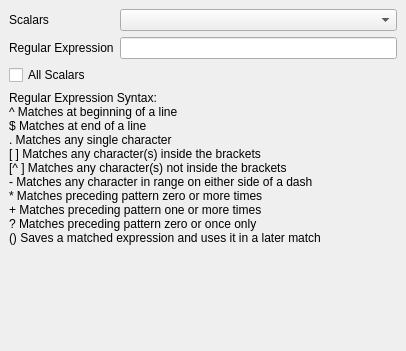
<ui version="4.0" >
 <class>Form</class>
 <widget class="QWidget" name="Form" >
  <property name="geometry" >
   <rect>
    <x>0</x>
    <y>0</y>
    <width>406</width>
    <height>351</height>
   </rect>
  </property>
  <property name="windowTitle" >
   <string>Form</string>
  </property>
  <layout class="QGridLayout" >
   <property name="margin" >
    <number>9</number>
   </property>
   <property name="spacing" >
    <number>6</number>
   </property>
   <item row="9" column="0" colspan="2" >
    <spacer>
     <property name="orientation" >
      <enum>Qt::Vertical</enum>
     </property>
     <property name="sizeHint" >
      <size>
       <width>20</width>
       <height>40</height>
      </size>
     </property>
    </spacer>
   </item>
   <item row="1" column="1" >
    <widget class="QLineEdit" name="Regex" />
   </item>
   <item rowspan="5" row="2" column="0" colspan="2" >
    <widget class="QCheckBox" name="AllScalars" >
     <property name="text" >
      <string>All Scalars</string>
     </property>
    </widget>
   </item>
   <item row="1" column="0" >
    <widget class="QLabel" name="label" >
     <property name="text" >
      <string>Regular Expression</string>
     </property>
    </widget>
   </item>
   <item row="0" column="1" >
    <widget class="QComboBox" name="SelectInputScalars" />
   </item>
   <item row="0" column="0" >
    <widget class="QLabel" name="label_2" >
     <property name="text" >
      <string>Scalars</string>
     </property>
    </widget>
   </item>
   <item rowspan="2" row="7" column="0" colspan="2" >
    <widget class="QLabel" name="label_3" >
     <property name="lineWidth" >
      <number>2</number>
     </property>
     <property name="text" >
      <string>Regular Expression Syntax:&lt;br>^ Matches at beginning of a line&lt;br>$ Matches at end of a line&lt;br>. Matches any single character&lt;br>[ ] Matches any character(s) inside the brackets&lt;br>[^ ] Matches any character(s) not inside the brackets&lt;br>- Matches any character in range on either side of a dash&lt;br>* Matches preceding pattern zero or more times&lt;br>+ Matches preceding pattern one or more times&lt;br>? Matches preceding pattern zero or once only&lt;br>() Saves a matched expression and uses it in a  later match&lt;br></string>
     </property>
     <property name="wordWrap" >
      <bool>true</bool>
     </property>
    </widget>
   </item>
  </layout>
 </widget>
 <resources/>
 <connections/>
</ui>
